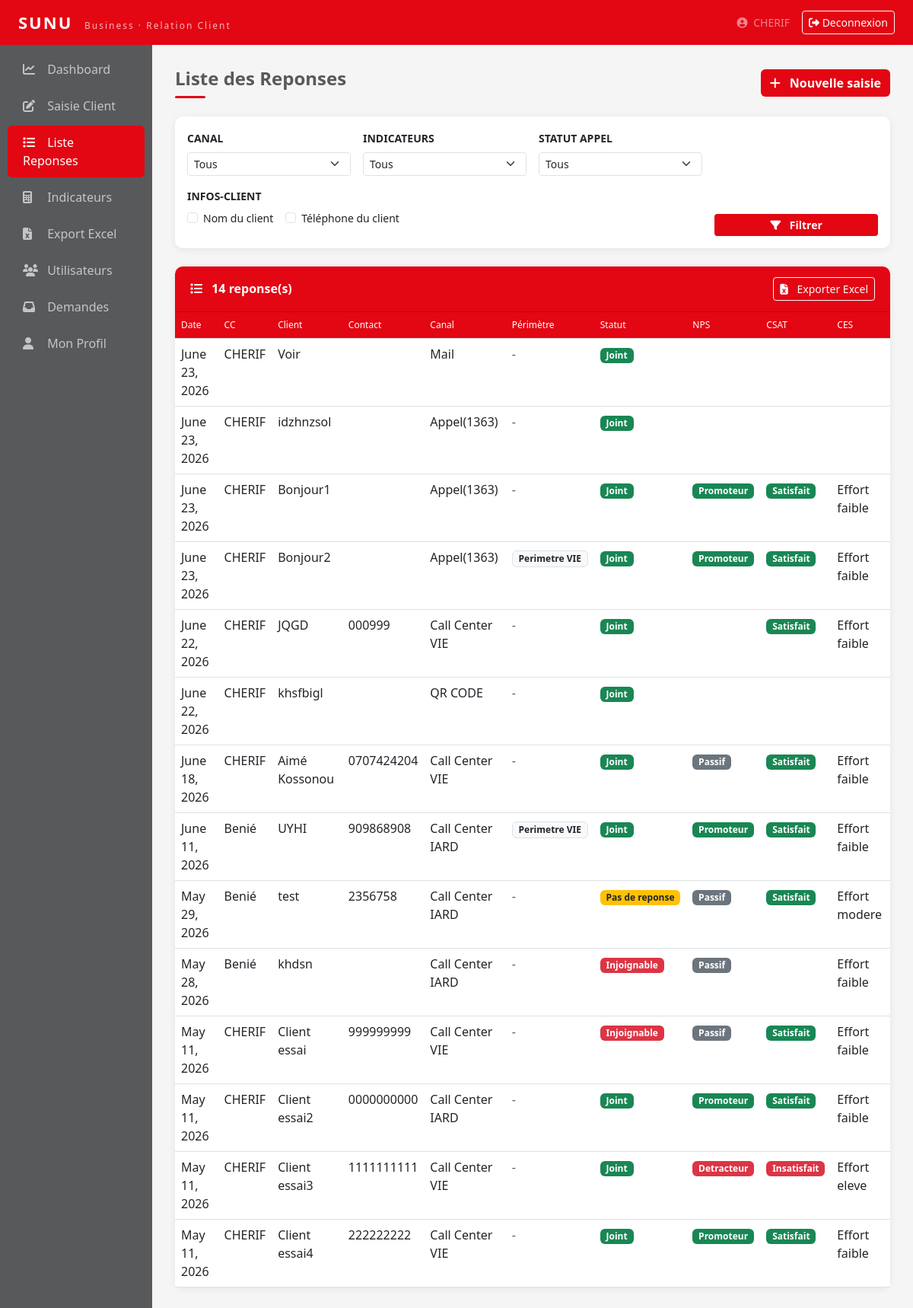
/liste/ (signed in), run on the app's committed database.
### relation_client/models.py (models this page shows, shortened)
class ReponseClient(models.Model):
    CANAL_CHOICES = [('Call Center VIE','Call Center VIE'),('Call Center IARD','Call Center IARD'),('Espace Conseil VIE','Espace Conseil VIE')]
    CSAT_CHOICES = [('Satisfait','Satisfait'),('Insatisfait','Insatisfait')]
    CES_CHOICES = [('Effort faible','Effort faible'),('Effort modere','Effort modere'),('Effort eleve','Effort eleve')]
    STATUT_CHOICES = [('Joint','Joint'),('Injoignable','Injoignable'),('Pas de reponse','Pas de reponse')]
    NPS_CHOICES = [('Promoteur','Promoteur'),('Passif','Passif'),('Detracteur','Detracteur')]
    date_enregistrement = models.DateField()
    cc = models.ForeignKey(User, on_delete=models.CASCADE)
    nom_prenoms = models.CharField(max_length=100)
    contact = models.CharField(max_length=20)
    numero_police = models.CharField(max_length=50, blank=True, null=True)
    objet_visite = models.CharField(max_length=200, blank=True, null=True)
    canal = models.CharField(max_length=30, choices=CANAL_CHOICES)
    sous_canal = models.CharField(max_length=50, blank=True, null=True)
    date_appel = models.DateField()
    statut_appel = models.CharField(max_length=20, choices=STATUT_CHOICES)
    nps_score = models.IntegerField(blank=True, null=True)
    categorie_nps = models.CharField(max_length=20, choices=NPS_CHOICES, blank=True)
    csat = models.CharField(max_length=20, choices=CSAT_CHOICES, blank=True)
    ces = models.CharField(max_length=20, choices=CES_CHOICES, blank=True)
    motif_insatisfaction = models.TextField(blank=True, null=True)
    observations = models.TextField(blank=True, null=True)
    date_saisie = models.DateTimeField(auto_now_add=True)
    class Meta:
        verbose_name = 'Reponse Client'
        ordering = ['-date_appel']

### relation_client/views.py (the view, shortened to what this page needs)
# urls.py: path('liste/', views.liste, name='liste'),
@login_required(login_url='login')
def liste(request):
    reponses = ReponseClient.objects.all().order_by('-date_appel')
    canal      = request.GET.get('canal')
    sous_canal = request.GET.get('sous_canal')
    indicateur = request.GET.get('indicateur')
    statut     = request.GET.get('statut')
    nom_client = request.GET.get('nom_client', '').strip()
    tel_client = request.GET.get('tel_client', '').strip()
    date_debut = request.GET.get('date_debut')
    date_fin   = request.GET.get('date_fin')
    if canal:
        reponses = reponses.filter(canal=canal)
    if sous_canal:
        reponses = reponses.filter(sous_canal=sous_canal)
    if statut:
        reponses = reponses.filter(statut_appel=statut)
    if nom_client:
        reponses = reponses.filter(nom_prenoms__icontains=nom_client)
    if tel_client:
        reponses = reponses.filter(contact__icontains=tel_client)
    if date_debut:
        reponses = reponses.filter(date_appel__gte=date_debut)
    if date_fin:
        reponses = reponses.filter(date_appel__lte=date_fin)
    return render(request, 'relation_client/liste.html', {'reponses': reponses})

### relation_client/templates/relation_client/liste.html (shortened to what this page needs)
{% extends 'relation_client/base.html' %}
{% block content %}
<div class="d-flex justify-content-between align-items-center mb-4">
    <div>
        <h4 style="color:#58595B;font-weight:600">Liste des Reponses</h4>
        <div style="width:40px;height:3px;background:#E30613;border-radius:2px;margin-top:6px"></div>
    </div>
    <a href="{% url 'saisie' %}" class="btn btn-sunu">
        <i class="fas fa-plus me-2"></i> Nouvelle saisie
    </a>
</div>
<div class="card mb-4">
    <div class="card-body">
        <form method="get" class="row g-3">
            <div class="col-md-3">
                <label class="form-label fw-semibold small text-uppercase">Canal</label>
                <select name="canal" id="id_canal" class="form-select form-select-sm" onchange="togglePerimetre()">
                    <option value="">Tous</option>
                </select>
            </div>
            <div class="col-md-3">
                <label class="form-label fw-semibold small text-uppercase">Indicateurs</label>
                <select name="indicateur" class="form-select form-select-sm">
                    <option value="">Tous</option>
                </select>
            </div>
            <div class="col-md-3">
                <label class="form-label fw-semibold small text-uppercase">Statut Appel</label>
                <select name="statut" class="form-select form-select-sm">
                    <option value="">Tous</option>
                </select>
            </div>
            <div class="col-md-9">
                <label class="form-label fw-semibold small text-uppercase d-block">Infos-Client</label>
                <div class="d-flex gap-3 mb-2 small">
                    <div class="form-check">
                        <input class="form-check-input" type="checkbox" id="check_nom" onchange="toggleInfosClient()" {% if request.GET.nom_client %}checked{% endif %}>
                        <label class="form-check-label" for="check_nom">Nom du client</label>
                    </div>
                    <div class="form-check">
                        <input class="form-check-input" type="checkbox" id="check_tel" onchange="toggleInfosClient()" {% if request.GET.tel_client %}checked{% endif %}>
                        <label class="form-check-label" for="check_tel">Téléphone du client</label>
                    </div>
                </div>
                <div class="row g-2">
                </div>
            </div>
            <div class="col-md-3 d-flex align-items-end ms-auto">
                <button type="submit" class="btn btn-sunu btn-sm w-100">
                    <i class="fas fa-filter me-2"></i> Filtrer
                </button>
            </div>
        </form>
    </div>
</div>
<div class="card">
    <div class="card-header d-flex justify-content-between align-items-center">
        <span><i class="fas fa-list me-2"></i> {{ reponses.count }} reponse(s)</span>
        <a href="{% url 'export' %}" class="btn btn-sm btn-outline-light">
            <i class="fas fa-file-excel me-2"></i> Exporter Excel
        </a>
    </div>
    <div class="card-body p-0">
        <div class="table-responsive">
            <table class="table table-hover mb-0">
                <thead>
                    <tr>
                        <th>Date</th>
                        <th>CC</th>
                        <th>Client</th>
                        <th>Contact</th>
                        <th>Canal</th>
                        <th>Périmètre</th>
                        <th>Statut</th>
                        <th>NPS</th>
                        <th>CSAT</th>
                        <th>CES</th>
                    </tr>
                </thead>
                <tbody>
                    {% for r in reponses %}
                    <tr>
                        <td>{{ r.date_appel }}</td>
                        <td>{{ r.cc.username }}</td>
                        <td>{{ r.nom_prenoms }}</td>
                        <td>{{ r.contact }}</td>
                        <td>{{ r.canal }}</td>
                        <td>
                            {% if r.sous_canal %}
                                <span class="badge bg-light text-dark border">{{ r.sous_canal }}</span>
                            {% else %}
                                <span class="text-muted">-</span>
                            {% endif %}
                        </td>
                        <td>
                            {% if r.statut_appel == 'Joint' %}
                                <span class="badge bg-success">Joint</span>
                            {% elif r.statut_appel == 'Injoignable' %}
                                <span class="badge bg-danger">Injoignable</span>
                            {% else %}
                                <span class="badge bg-warning text-dark">Pas de reponse</span>
                            {% endif %}
                        </td>
                        <td>
                            {% if r.categorie_nps == 'Promoteur' %}
                                <span class="badge bg-success">Promoteur</span>
                            {% elif r.categorie_nps == 'Passif' %}
                                <span class="badge bg-secondary">Passif</span>
                            {% elif r.categorie_nps == 'Detracteur' %}
                                <span class="badge bg-danger">Detracteur</span>
                            {% endif %}
                        </td>
                        <td>
                            {% if r.csat == 'Satisfait' %}
                                <span class="badge bg-success">Satisfait</span>
                            {% elif r.csat == 'Insatisfait' %}
                                <span class="badge bg-danger">Insatisfait</span>
                            {% endif %}
                        </td>
                        <td>{{ r.ces }}</td>
                    </tr>
                    {% empty %}
                    <tr>
                        <td colspan="10" class="text-center text-muted py-4">
                            Aucune reponse enregistree
                        </td>
                    </tr>
                    {% endfor %}
                </tbody>
            </table>
        </div>
    </div>
</div>
{% endblock %}

### relation_client/templates/relation_client/base.html (shortened to what this page needs)
<!DOCTYPE html>
<html lang="fr">
<head>
    <link href="https://cdn.jsdelivr.net/npm/bootstrap@5.3.0/dist/css/bootstrap.min.css" rel="stylesheet"/>
    <link href="https://cdnjs.cloudflare.com/ajax/libs/font-awesome/6.4.0/css/all.min.css" rel="stylesheet"/>
</head>
<body>
<nav class="navbar navbar-expand-lg">
    <div class="container-fluid px-4">
        <a class="navbar-brand" href="{% url 'dashboard' %}">
            SUNU <span>Business · Relation Client</span>
        </a>
        <div class="ms-auto d-flex align-items-center gap-3">
            <a href="{% url 'profil' %}" class="text-white-50 small text-decoration-none">
                <i class="fas fa-user-circle me-1"></i>
                {{ request.user.get_full_name|default:request.user.username }}
            </a>
            <a href="{% url 'logout' %}" class="btn btn-sm btn-outline-light">
                <i class="fas fa-sign-out-alt"></i> Deconnexion
            </a>
        </div>
    </div>
</nav>
<div class="container-fluid">
    <div class="row">
        <div class="col-md-2 p-0 sidebar">
            <ul class="nav flex-column mt-2">
                <li class="nav-item">
                    <a class="nav-link {% if request.resolver_match.url_name == 'dashboard' %}active{% endif %}"
                       href="{% url 'dashboard' %}">
                        <i class="fas fa-chart-line me-2"></i> Dashboard
                    </a>
                </li>
                <li class="nav-item">
                    <a class="nav-link {% if request.resolver_match.url_name == 'saisie' %}active{% endif %}"
                       href="{% url 'saisie' %}">
                        <i class="fas fa-edit me-2"></i> Saisie Client
                    </a>
                </li>
                <li class="nav-item">
                    <a class="nav-link {% if request.resolver_match.url_name == 'liste' %}active{% endif %}"
                       href="{% url 'liste' %}">
                        <i class="fas fa-list me-2"></i> Liste Reponses
                    </a>
                </li>
                <li class="nav-item">
                    <a class="nav-link {% if request.resolver_match.url_name == 'indicateurs' %}active{% endif %}"
                       href="{% url 'indicateurs' %}">
                        <i class="fas fa-calculator me-2"></i> Indicateurs
                    </a>
                </li>
                <li class="nav-item">
                    <a class="nav-link {% if request.resolver_match.url_name == 'export' %}active{% endif %}"
                       href="{% url 'export' %}">
                        <i class="fas fa-file-excel me-2"></i> Export Excel
                    </a>
                </li>
                {% if request.user.is_staff %}
                <li class="nav-item">
                    <a class="nav-link {% if request.resolver_match.url_name == 'gestion_utilisateurs' %}active{% endif %}"
                       href="{% url 'gestion_utilisateurs' %}">
                        <i class="fas fa-users me-2"></i> Utilisateurs
                    </a>
                </li>
                <li class="nav-item">
                    <a class="nav-link {% if request.resolver_match.url_name == 'demandes_admin' %}active{% endif %}"
                       href="{% url 'demandes_admin' %}">
                        <i class="fas fa-inbox me-2"></i> Demandes
                    </a>
                </li>
                {% endif %}
                <li class="nav-item">
                    <a class="nav-link {% if request.resolver_match.url_name == 'profil' %}active{% endif %}"
                       href="{% url 'profil' %}">
                        <i class="fas fa-user me-2"></i> Mon Profil
                    </a>
                </li>
            </ul>
        </div>
        <div class="col-md-10 main-content">
            {% block content %}{% endblock %}
        </div>
    </div>
</div>
</body>
</html>

### relation_client/templates/relation_client/base.html (style rules this page uses)
:root { --sunu-red: #E30613; --sunu-dark-red: #B8050F; --sunu-gray: #58595B; }
body { background: #F5F5F5; font-family: 'Segoe UI', sans-serif; }
.navbar { background: var(--sunu-red) !important; }
.navbar-brand { color: #fff !important; font-size: 22px; font-weight: 700; letter-spacing: 2px; }
.navbar-brand span { color: rgba(255,255,255,0.7); font-size: 12px; font-weight: 400; margin-left: 8px; }
.sidebar { background: var(--sunu-gray); min-height: calc(100vh - 56px); padding-top: 20px; }
.sidebar .nav-link { color: rgba(255,255,255,0.65); padding: 10px 20px; border-radius: 6px; margin: 2px 10px; transition: all .18s; }
.sidebar .nav-link.active { background: var(--sunu-red); color: #fff; }
.sidebar .nav-link i { width: 20px; }
.main-content { padding: 30px; }
.card { border: none; border-radius: 10px; box-shadow: 0 2px 10px rgba(0,0,0,0.07); }
.card-header { background: var(--sunu-red); color: white; border-radius: 10px 10px 0 0 !important; padding: 14px 20px; font-weight: 600; }
.btn-sunu { background: var(--sunu-red); color: white; border: none; font-weight: 600; }
.table thead th { background: var(--sunu-red); color: white; font-weight: 500; font-size: 12px; }

### data on the page
ReponseClient: date_appel "June 23, 2026", cc.username "CHERIF", nom_prenoms "Voir", canal "Mail", statut_appel "Joint"
ReponseClient: date_appel "June 23, 2026", cc.username "CHERIF", nom_prenoms "idzhnzsol", canal "Appel(1363)", statut_appel "Joint"
ReponseClient: date_appel "June 23, 2026", cc.username "CHERIF", nom_prenoms "Bonjour1", canal "Appel(1363)", statut_appel "Joint", categorie_nps "Promoteur", csat "Satisfait", ces "Effort faible"
ReponseClient: date_appel "June 23, 2026", cc.username "CHERIF", nom_prenoms "Bonjour2", canal "Appel(1363)", sous_canal "Perimetre VIE", statut_appel "Joint", categorie_nps "Promoteur", csat "Satisfait", ces "Effort faible"
ReponseClient: date_appel "June 22, 2026", cc.username "CHERIF", nom_prenoms "JQGD", contact "000999", canal "Call Center VIE", statut_appel "Joint", csat "Satisfait", ces "Effort faible"
ReponseClient: date_appel "June 22, 2026", cc.username "CHERIF", nom_prenoms "khsfbigl", canal "QR CODE", statut_appel "Joint"
ReponseClient: date_appel "June 18, 2026", cc.username "CHERIF", nom_prenoms "Aimé Kossonou", contact "0707424204", canal "Call Center VIE", statut_appel "Joint", categorie_nps "Passif", csat "Satisfait", ces "Effort faible"
ReponseClient: date_appel "June 11, 2026", cc.username "Benié", nom_prenoms "UYHI", contact "909868908", canal "Call Center IARD", sous_canal "Perimetre VIE", statut_appel "Joint", categorie_nps "Promoteur", csat "Satisfait", ces "Effort faible"
ReponseClient: date_appel "May 29, 2026", cc.username "Benié", nom_prenoms "test", contact "2356758", canal "Call Center IARD", statut_appel "Pas de reponse", categorie_nps "Passif", csat "Satisfait", ces "Effort modere"
ReponseClient: date_appel "May 28, 2026", cc.username "Benié", nom_prenoms "khdsn", canal "Call Center IARD", statut_appel "Injoignable", categorie_nps "Passif", ces "Effort faible"
ReponseClient: date_appel "May 11, 2026", cc.username "CHERIF", nom_prenoms "Client essai", contact "999999999", canal "Call Center VIE", statut_appel "Injoignable", categorie_nps "Passif", csat "Satisfait", ces "Effort faible"
ReponseClient: date_appel "May 11, 2026", cc.username "CHERIF", nom_prenoms "Client essai2", contact "0000000000", canal "Call Center IARD", statut_appel "Joint", categorie_nps "Promoteur", csat "Satisfait", ces "Effort faible"
ReponseClient: date_appel "May 11, 2026", cc.username "CHERIF", nom_prenoms "Client essai3", contact "1111111111", canal "Call Center VIE", statut_appel "Joint", categorie_nps "Detracteur", csat "Insatisfait", ces "Effort eleve"
ReponseClient: date_appel "May 11, 2026", cc.username "CHERIF", nom_prenoms "Client essai4", contact "222222222", canal "Call Center VIE", statut_appel "Joint", categorie_nps "Promoteur", csat "Satisfait", ces "Effort faible"

### other printed values
{{ request.user.get_full_name|default:request.user.username }} "CHERIF"
{{ reponses.count }} "14"
